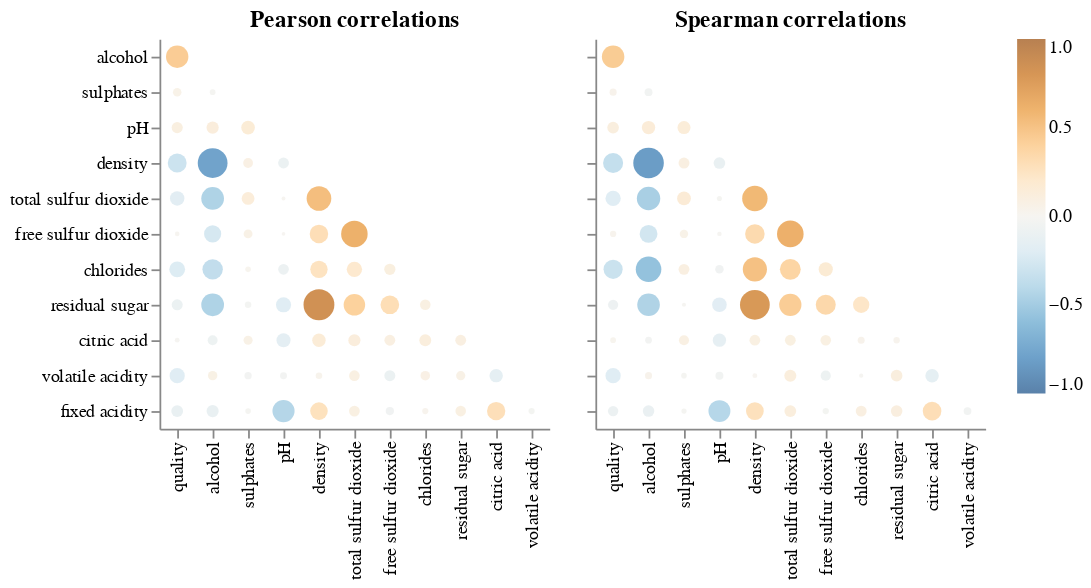

The notebook cell saved with this chart:
### Code cell
aly.corr(origin_df)

### Figure 1 — Vega specification as saved in the notebook (floating-point values rounded to 4 significant figures)
{"$schema": "https://vega.github.io/schema/vega/v5.json", "data": [{"name": "source_0"}, {"name": "data_0", "values": [{"abs_value": 0.03192, "index": "pH", "value": -0.03192, "variable": "volatile acidity"}, {"abs_value": 0.06429, "index": "residual sugar", "value": 0.06429, "variable": "volatile acidity"}, {"abs_value": 0.1947, "index": "quality", "value": -0.1947, "variable": "volatile acidity"}, {"abs_value": 0.06772, "index": "alcohol", "value": 0.06772, "variable": "volatile acidity"}, {"abs_value": 0.03573, "index": "sulphates", "value": -0.03573, "variable": "volatile acidity"}, {"abs_value": 0.02711, "index": "density", "value": 0.02711, "variable": "volatile acidity"}, {"abs_value": 0.08926, "index": "total sulfur dioxide", "value": 0.08926, "variable": "volatile acidity"}, {"abs_value": 0.09701, "index": "free sulfur dioxide", "value": -0.09701, "variable": "volatile acidity"}, {"abs_value": 0.07051, "index": "chlorides", "value": 0.07051, "variable": "volatile acidity"}, {"abs_value": 0.1495, "index": "citric acid", "value": -0.1495, "variable": "volatile acidity"}, {"abs_value": 0.002321, "index": "pH", "value": 0.002321, "variable": "total sulfur dioxide"}, {"abs_value": 0.1346, "index": "sulphates", "value": 0.1346, "variable": "total sulfur dioxide"}, {"abs_value": 0.4489, "index": "alcohol", "value": -0.4489, "variable": "total sulfur dioxide"}, {"abs_value": 0.1747, "index": "quality", "value": -0.1747, "variable": "total sulfur dioxide"}, {"abs_value": 0.5299, "index": "density", "value": 0.5299, "variable": "total sulfur dioxide"}, {"abs_value": 0.01743, "index": "alcohol", "value": -0.01743, "variable": "sulphates"}, {"abs_value": 0.05368, "index": "quality", "value": 0.05368, "variable": "sulphates"}, {"abs_value": 0.09758, "index": "quality", "value": -0.09758, "variable": "residual sugar"}, {"abs_value": 0.08868, "index": "chlorides", "value": 0.08868, "variable": "residual sugar"}, {"abs_value": 0.2991, "index": "free sulfur dioxide", "value": 0.2991, "variable": "residual sugar"}, {"abs_value": 0.4506, "index": "alcohol", "value": -0.4506, "variable": "residual sugar"}, {"abs_value": 0.4014, "index": "total sulfur dioxide", "value": 0.4014, "variable": "residual sugar"}, {"abs_value": 0.839, "index": "density", "value": 0.839, "variable": "residual sugar"}, {"abs_value": 0.1941, "index": "pH", "value": -0.1941, "variable": "residual sugar"}, {"abs_value": 0.02666, "index": "sulphates", "value": -0.02666, "variable": "residual sugar"}, {"abs_value": 0.156, "index": "sulphates", "value": 0.156, "variable": "pH"}, {"abs_value": 0.1214, "index": "alcohol", "value": 0.1214, "variable": "pH"}, {"abs_value": 0.09943, "index": "quality", "value": 0.09943, "variable": "pH"}, {"abs_value": 0.2501, "index": "alcohol", "value": -0.2501, "variable": "free sulfur dioxide"}, {"abs_value": 0.05922, "index": "sulphates", "value": 0.05922, "variable": "free sulfur dioxide"}, {"abs_value": 0.0006178, "index": "pH", "value": -0.0006178, "variable": "free sulfur dioxide"}, {"abs_value": 0.2942, "index": "density", "value": 0.2942, "variable": "free sulfur dioxide"}, {"abs_value": 0.6155, "index": "total sulfur dioxide", "value": 0.6155, "variable": "free sulfur dioxide"}, {"abs_value": 0.008158, "index": "quality", "value": 0.008158, "variable": "free sulfur dioxide"}, {"abs_value": 0.0227, "index": "volatile acidity", "value": -0.0227, "variable": "fixed acidity"}, {"abs_value": 0.2892, "index": "citric acid", "value": 0.2892, "variable": "fixed acidity"}, {"abs_value": 0.08902, "index": "residual sugar", "value": 0.08902, "variable": "fixed acidity"}, {"abs_value": 0.02309, "index": "chlorides", "value": 0.02309, "variable": "fixed acidity"}, {"abs_value": 0.0494, "index": "free sulfur dioxide", "value": -0.0494, "variable": "fixed acidity"}, {"abs_value": 0.09107, "index": "total sulfur dioxide", "value": 0.09107, "variable": "fixed acidity"}, {"abs_value": 0.2653, "index": "density", "value": 0.2653, "variable": "fixed acidity"}, {"abs_value": 0.4259, "index": "pH", "value": -0.4259, "variable": "fixed acidity"}, {"abs_value": 0.01714, "index": "sulphates", "value": -0.01714, "variable": "fixed acidity"}, {"abs_value": 0.1209, "index": "alcohol", "value": -0.1209, "variable": "fixed acidity"}, {"abs_value": 0.1137, "index": "quality", "value": -0.1137, "variable": "fixed acidity"}, {"abs_value": 0.3071, "index": "quality", "value": -0.3071, "variable": "density"}, {"abs_value": 0.7801, "index": "alcohol", "value": -0.7801, "variable": "density"}, {"abs_value": 0.07449, "index": "sulphates", "value": 0.07449, "variable": "density"}, {"abs_value": 0.09359, "index": "pH", "value": -0.09359, "variable": "density"}, {"abs_value": 0.09421, "index": "residual sugar", "value": 0.09421, "variable": "citric acid"}, {"abs_value": 0.1144, "index": "chlorides", "value": 0.1144, "variable": "citric acid"}, {"abs_value": 0.009209, "index": "quality", "value": -0.009209, "variable": "citric acid"}, {"abs_value": 0.09408, "index": "free sulfur dioxide", "value": 0.09408, "variable": "citric acid"}, {"abs_value": 0.1211, "index": "total sulfur dioxide", "value": 0.1211, "variable": "citric acid"}, {"abs_value": 0.1495, "index": "density", "value": 0.1495, "variable": "citric acid"}, {"abs_value": 0.1637, "index": "pH", "value": -0.1637, "variable": "citric acid"}, {"abs_value": 0.06233, "index": "sulphates", "value": 0.06233, "variable": "citric acid"}, {"abs_value": 0.07573, "index": "alcohol", "value": -0.07573, "variable": "citric acid"}, {"abs_value": 0.2099, "index": "quality", "value": -0.2099, "variable": "chlorides"}, {"abs_value": 0.3602, "index": "alcohol", "value": -0.3602, "variable": "chlorides"}, {"abs_value": 0.01676, "index": "sulphates", "value": 0.01676, "variable": "chlorides"}, {"abs_value": 0.09044, "index": "pH", "value": -0.09044, "variable": "chlorides"}, {"abs_value": 0.2572, "index": "density", "value": 0.2572, "variable": "chlorides"}, {"abs_value": 0.1989, "index": "total sulfur dioxide", "value": 0.1989, "variable": "chlorides"}, {"abs_value": 0.1014, "index": "free sulfur dioxide", "value": 0.1014, "variable": "chlorides"}, {"abs_value": 0.4356, "index": "quality", "value": 0.4356, "variable": "alcohol"}]}, {"name": "source_1"}, {"name": "data_1", "values": [{"abs_value": 0.0452, "index": "pH", "value": -0.0452, "variable": "volatile acidity"}, {"abs_value": 0.1086, "index": "residual sugar", "value": 0.1086, "variable": "volatile acidity"}, {"abs_value": 0.1966, "index": "quality", "value": -0.1966, "variable": "volatile acidity"}, {"abs_value": 0.03397, "index": "alcohol", "value": 0.03397, "variable": "volatile acidity"}, {"abs_value": 0.0169, "index": "sulphates", "value": -0.0169, "variable": "volatile acidity"}, {"abs_value": 0.01012, "index": "density", "value": 0.01012, "variable": "volatile acidity"}, {"abs_value": 0.1176, "index": "total sulfur dioxide", "value": 0.1176, "variable": "volatile acidity"}, {"abs_value": 0.08121, "index": "free sulfur dioxide", "value": -0.08121, "variable": "volatile acidity"}, {"abs_value": 0.004934, "index": "chlorides", "value": -0.004934, "variable": "volatile acidity"}, {"abs_value": 0.1504, "index": "citric acid", "value": -0.1504, "variable": "volatile acidity"}, {"abs_value": 0.01183, "index": "pH", "value": -0.01183, "variable": "total sulfur dioxide"}, {"abs_value": 0.1578, "index": "sulphates", "value": 0.1578, "variable": "total sulfur dioxide"}, {"abs_value": 0.4766, "index": "alcohol", "value": -0.4766, "variable": "total sulfur dioxide"}, {"abs_value": 0.1967, "index": "quality", "value": -0.1967, "variable": "total sulfur dioxide"}, {"abs_value": 0.5638, "index": "density", "value": 0.5638, "variable": "total sulfur dioxide"}, {"abs_value": 0.04487, "index": "alcohol", "value": -0.04487, "variable": "sulphates"}, {"abs_value": 0.03332, "index": "quality", "value": 0.03332, "variable": "sulphates"}, {"abs_value": 0.08207, "index": "quality", "value": -0.08207, "variable": "residual sugar"}, {"abs_value": 0.2278, "index": "chlorides", "value": 0.2278, "variable": "residual sugar"}, {"abs_value": 0.3461, "index": "free sulfur dioxide", "value": 0.3461, "variable": "residual sugar"}, {"abs_value": 0.4453, "index": "alcohol", "value": -0.4453, "variable": "residual sugar"}, {"abs_value": 0.4313, "index": "total sulfur dioxide", "value": 0.4313, "variable": "residual sugar"}, {"abs_value": 0.7804, "index": "density", "value": 0.7804, "variable": "residual sugar"}, {"abs_value": 0.18, "index": "pH", "value": -0.18, "variable": "residual sugar"}, {"abs_value": 0.003844, "index": "sulphates", "value": -0.003844, "variable": "residual sugar"}, {"abs_value": 0.1402, "index": "sulphates", "value": 0.1402, "variable": "pH"}, {"abs_value": 0.1489, "index": "alcohol", "value": 0.1489, "variable": "pH"}, {"abs_value": 0.1094, "index": "quality", "value": 0.1094, "variable": "pH"}, {"abs_value": 0.2726, "index": "alcohol", "value": -0.2726, "variable": "free sulfur dioxide"}, {"abs_value": 0.05225, "index": "sulphates", "value": 0.05225, "variable": "free sulfur dioxide"}, {"abs_value": 0.006274, "index": "pH", "value": -0.006274, "variable": "free sulfur dioxide"}, {"abs_value": 0.3278, "index": "density", "value": 0.3278, "variable": "free sulfur dioxide"}, {"abs_value": 0.6186, "index": "total sulfur dioxide", "value": 0.6186, "variable": "free sulfur dioxide"}, {"abs_value": 0.02371, "index": "quality", "value": 0.02371, "variable": "free sulfur dioxide"}, {"abs_value": 0.04287, "index": "volatile acidity", "value": -0.04287, "variable": "fixed acidity"}, {"abs_value": 0.2979, "index": "citric acid", "value": 0.2979, "variable": "fixed acidity"}, {"abs_value": 0.1067, "index": "residual sugar", "value": 0.1067, "variable": "fixed acidity"}, {"abs_value": 0.09469, "index": "chlorides", "value": 0.09469, "variable": "fixed acidity"}, {"abs_value": 0.02454, "index": "free sulfur dioxide", "value": -0.02454, "variable": "fixed acidity"}, {"abs_value": 0.1126, "index": "total sulfur dioxide", "value": 0.1126, "variable": "fixed acidity"}, {"abs_value": 0.27, "index": "density", "value": 0.27, "variable": "fixed acidity"}, {"abs_value": 0.4183, "index": "pH", "value": -0.4183, "variable": "fixed acidity"}, {"abs_value": 0.01324, "index": "sulphates", "value": -0.01324, "variable": "fixed acidity"}, {"abs_value": 0.1068, "index": "alcohol", "value": -0.1068, "variable": "fixed acidity"}, {"abs_value": 0.08449, "index": "quality", "value": -0.08449, "variable": "fixed acidity"}, {"abs_value": 0.3484, "index": "quality", "value": -0.3484, "variable": "density"}, {"abs_value": 0.8219, "index": "alcohol", "value": -0.8219, "variable": "density"}, {"abs_value": 0.09508, "index": "sulphates", "value": 0.09508, "variable": "density"}, {"abs_value": 0.1101, "index": "pH", "value": -0.1101, "variable": "density"}, {"abs_value": 0.02462, "index": "residual sugar", "value": 0.02462, "variable": "citric acid"}, {"abs_value": 0.03266, "index": "chlorides", "value": 0.03266, "variable": "citric acid"}, {"abs_value": 0.01833, "index": "quality", "value": 0.01833, "variable": "citric acid"}, {"abs_value": 0.08831, "index": "free sulfur dioxide", "value": 0.08831, "variable": "citric acid"}, {"abs_value": 0.09322, "index": "total sulfur dioxide", "value": 0.09322, "variable": "citric acid"}, {"abs_value": 0.09143, "index": "density", "value": 0.09143, "variable": "citric acid"}, {"abs_value": 0.1462, "index": "pH", "value": -0.1462, "variable": "citric acid"}, {"abs_value": 0.07977, "index": "sulphates", "value": 0.07977, "variable": "citric acid"}, {"abs_value": 0.02917, "index": "alcohol", "value": -0.02917, "variable": "citric acid"}, {"abs_value": 0.3145, "index": "quality", "value": -0.3145, "variable": "chlorides"}, {"abs_value": 0.5708, "index": "alcohol", "value": -0.5708, "variable": "chlorides"}, {"abs_value": 0.09393, "index": "sulphates", "value": 0.09393, "variable": "chlorides"}, {"abs_value": 0.05401, "index": "pH", "value": -0.05401, "variable": "chlorides"}, {"abs_value": 0.5083, "index": "density", "value": 0.5083, "variable": "chlorides"}, {"abs_value": 0.3752, "index": "total sulfur dioxide", "value": 0.3752, "variable": "chlorides"}, {"abs_value": 0.167, "index": "free sulfur dioxide", "value": 0.167, "variable": "chlorides"}, {"abs_value": 0.4404, "index": "quality", "value": 0.4404, "variable": "alcohol"}]}, {"name": "source_0_concat_0_x_domain_index", "values": [{"index": "pH", "sort_field": 3.0}, {"index": "residual sugar", "sort_field": 8.0}, {"index": "quality", "sort_field": 0.0}, {"index": "alcohol", "sort_field": 1.0}, {"index": "sulphates", "sort_field": 2.0}, {"index": "density", "sort_field": 4.0}, {"index": "total sulfur dioxide", "sort_field": 5.0}, {"index": "free sulfur dioxide", "sort_field": 6.0}, {"index": "chlorides", "sort_field": 7.0}, {"index": "citric acid", "sort_field": 9.0}, {"index": "volatile acidity", "sort_field": 10.0}]}, {"name": "source_0_concat_0_y_domain_variable", "values": [{"sort_field": 9.0, "variable": "volatile acidity"}, {"sort_field": 4.0, "variable": "total sulfur dioxide"}, {"sort_field": 1.0, "variable": "sulphates"}, {"sort_field": 7.0, "variable": "residual sugar"}, {"sort_field": 2.0, "variable": "pH"}, {"sort_field": 5.0, "variable": "free sulfur dioxide"}, {"sort_field": 10.0, "variable": "fixed acidity"}, {"sort_field": 3.0, "variable": "density"}, {"sort_field": 8.0, "variable": "citric acid"}, {"sort_field": 6.0, "variable": "chlorides"}, {"sort_field": 0.0, "variable": "alcohol"}]}, {"name": "source_1_concat_1_x_domain_index", "values": [{"index": "pH", "sort_field": 3.0}, {"index": "residual sugar", "sort_field": 8.0}, {"index": "quality", "sort_field": 0.0}, {"index": "alcohol", "sort_field": 1.0}, {"index": "sulphates", "sort_field": 2.0}, {"index": "density", "sort_field": 4.0}, {"index": "total sulfur dioxide", "sort_field": 5.0}, {"index": "free sulfur dioxide", "sort_field": 6.0}, {"index": "chlorides", "sort_field": 7.0}, {"index": "citric acid", "sort_field": 9.0}, {"index": "volatile acidity", "sort_field": 10.0}]}, {"name": "source_1_concat_1_y_domain_variable", "values": [{"sort_field": 9.0, "variable": "volatile acidity"}, {"sort_field": 4.0, "variable": "total sulfur dioxide"}, {"sort_field": 1.0, "variable": "sulphates"}, {"sort_field": 7.0, "variable": "residual sugar"}, {"sort_field": 2.0, "variable": "pH"}, {"sort_field": 5.0, "variable": "free sulfur dioxide"}, {"sort_field": 10.0, "variable": "fixed acidity"}, {"sort_field": 3.0, "variable": "density"}, {"sort_field": 8.0, "variable": "citric acid"}, {"sort_field": 6.0, "variable": "chlorides"}, {"sort_field": 0.0, "variable": "alcohol"}]}], "signals": [{"name": "concat_0_x_step", "value": 20}, {"name": "concat_0_width", "update": "bandspace(domain('concat_0_x').length, 1, 0.5) * concat_0_x_step"}, {"name": "concat_0_y_step", "value": 20}, {"name": "concat_0_height", "update": "bandspace(domain('concat_0_y').length, 1, 0.5) * concat_0_y_step"}, {"name": "concat_1_x_step", "value": 20}, {"name": "concat_1_width", "update": "bandspace(domain('concat_1_x').length, 1, 0.5) * concat_1_x_step"}, {"name": "concat_1_y_step", "value": 20}, {"name": "concat_1_height", "update": "bandspace(domain('concat_1_y').length, 1, 0.5) * concat_1_y_step"}], "marks": [{"type": "group", "name": "concat_0_group", "encode": {"update": {"height": {"signal": "concat_0_height"}, "width": {"signal": "concat_0_width"}}}, "marks": [{"type": "symbol", "name": "concat_0_marks", "from": {"data": "data_0"}, "encode": {"update": {"fill": {"field": "value", "scale": "color"}, "x": {"field": "index", "scale": "concat_0_x"}, "shape": {"value": "circle"}, "tooltip": {"signal": "{\"corr\": format(datum[\"value\"], \".2f\"), \"x\": isValid(datum[\"index\"]) ? datum[\"index\"] : \"\"+datum[\"index\"], \"y\": isValid(datum[\"variable\"]) ? datum[\"variable\"] : \"\"+datum[\"variable\"]}"}, "opacity": {"value": 0.7}, "y": {"field": "variable", "scale": "concat_0_y"}, "size": {"field": "abs_value", "scale": "size"}}}, "style": ["circle"]}], "axes": [{"scale": "concat_0_x", "orient": "bottom", "grid": false, "labelBaseline": "middle", "labelAngle": 270, "zindex": 0, "labelAlign": "right"}, {"scale": "concat_0_y", "grid": false, "zindex": 0, "orient": "left"}], "title": {"text": "Pearson correlations", "frame": "group"}, "style": "cell"}, {"type": "group", "name": "concat_1_group", "encode": {"update": {"height": {"signal": "concat_1_height"}, "width": {"signal": "concat_1_width"}}}, "marks": [{"type": "symbol", "name": "concat_1_marks", "from": {"data": "data_1"}, "encode": {"update": {"opacity": {"value": 0.7}, "x": {"field": "index", "scale": "concat_1_x"}, "fill": {"field": "value", "scale": "color"}, "size": {"field": "abs_value", "scale": "size"}, "shape": {"value": "circle"}, "y": {"field": "variable", "scale": "concat_1_y"}, "tooltip": {"signal": "{\"corr\": format(datum[\"value\"], \".2f\"), \"x\": isValid(datum[\"index\"]) ? datum[\"index\"] : \"\"+datum[\"index\"], \"y\": isValid(datum[\"variable\"]) ? datum[\"variable\"] : \"\"+datum[\"variable\"]}"}}}, "style": ["circle"]}], "axes": [{"scale": "concat_1_x", "grid": false, "zindex": 0, "labelAlign": "right", "orient": "bottom", "labelAngle": 270, "labelBaseline": "middle"}, {"scale": "concat_1_y", "orient": "left", "zindex": 0, "labels": false, "grid": false}], "title": {"text": "Spearman correlations", "frame": "group"}, "style": "cell"}], "scales": [{"name": "color", "type": "linear", "domain": [-1, 1], "range": {"scheme": "blueorange"}, "interpolate": "hcl", "zero": true}, {"name": "size", "type": "linear", "domain": [0, 1], "range": [4, 361], "zero": true}, {"name": "concat_0_x", "type": "point", "domain": {"data": "source_0_concat_0_x_domain_index", "field": "index", "sort": {"op": "max", "field": "sort_field"}}, "range": {"step": {"signal": "concat_0_x_step"}}, "padding": 0.5}, {"name": "concat_0_y", "type": "point", "domain": {"data": "source_0_concat_0_y_domain_variable", "field": "variable", "sort": {"op": "max", "field": "sort_field"}}, "range": {"step": {"signal": "concat_0_y_step"}}, "padding": 0.5}, {"name": "concat_1_x", "type": "point", "domain": {"data": "source_1_concat_1_x_domain_index", "field": "index", "sort": {"op": "max", "field": "sort_field"}}, "range": {"step": {"signal": "concat_1_x_step"}}, "padding": 0.5}, {"name": "concat_1_y", "type": "point", "domain": {"data": "source_1_concat_1_y_domain_variable", "field": "variable", "sort": {"op": "max", "field": "sort_field"}}, "range": {"step": {"signal": "concat_1_y_step"}}, "padding": 0.5}], "background": "white", "padding": 5, "legends": [{"fill": "color", "gradientLength": {"signal": "clamp(concat_0_height, 64, 200)"}, "encode": {"gradient": {"update": {"opacity": {"value": 0.7}}}}}], "config": {"style": {"cell": {"strokeWidth": 0}}}, "layout": {"padding": 20, "bounds": "full", "align": "each"}}
